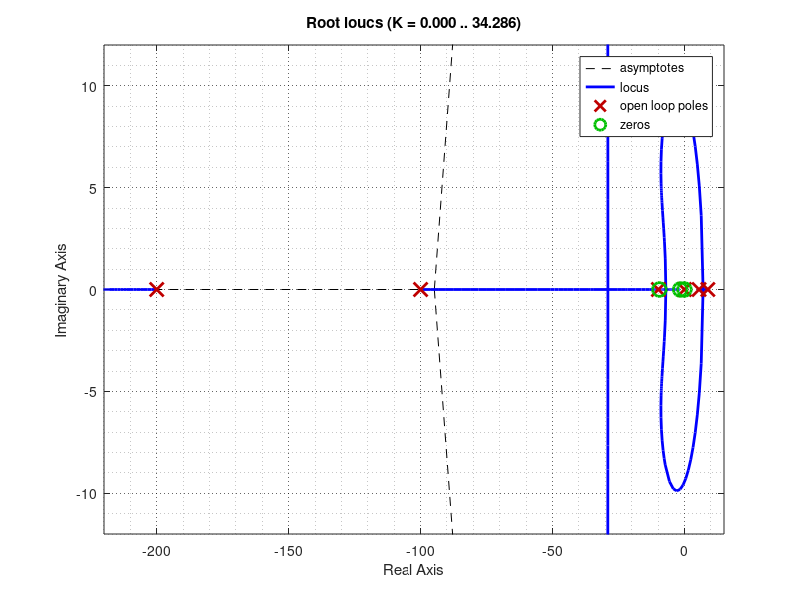

The MATLAB script that drew this image:
clear all
close all
clc

% Cubli model parameters
J_w=0.601e-3;
J_f=5.6e-3;
B_w=17.03e-6;
B_f=7.4e-3;
m_w=0.222;
m_f=0.77-m_w;%0.354;
g=9.82;
l_w=0.093;
l_f=0.08498;%0.076;

% Transfer function of the system
s=tf('s');
G=(-J_w*s^2)/((J_w*s^2+B_w*s)*((J_f+m_w*l_w^2)*s^2+B_f*s-(m_w*l_w+m_f*l_f)*g+((B_w*J_w*s^3)/(J_w*s^2+B_w*s))));
G_reduced=minreal(G);   % Equal poles and zeros cancelled each other

% Transfer function of the controller
D=-4583.5*(s+9.483)*(s+1.599)/((s-5.539)*(s+100)*(s+200))/0.62737;

% Analysis in the s-domain
rlocus(D*G_reduced);
set(findall(gcf,'Type','line','color','b'), 'LineWidth', 1.4)
set(findall(gcf,'Type','line','color','[0 0.5 0]'), 'LineWidth', 1.4)
set(findall(gcf,'Type','line','color','r'), 'LineWidth', 1.4)

axis([-220 15 -12 12]);
set(gca,'XGrid', 'on', 'XMinorGrid', 'on', 'YGrid', 'on', 'YMinorGrid', 'on')
set(gca, 'GridLineStyle',':', 'GridColor', 'k', 'GridAlpha', .6)
